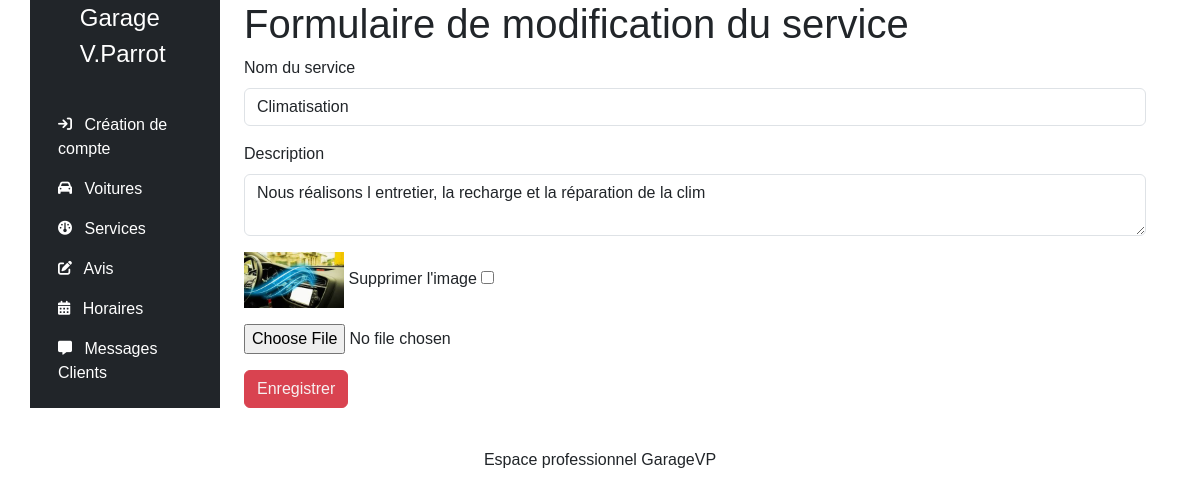
The page /admin/service.php?id=1 on the database its author committed.
### tables this page shows
CREATE TABLE services(
        service_id INT PRIMARY KEY AUTO_INCREMENT NOT NULL,
        service VARCHAR (30) NOT NULL,
        description VARCHAR (250) NOT NULL,
        image VARCHAR (250) NOT NULL
);

### lib/service.php (called while the page is built, shortened)
<?php
function getServiceById(PDO $pdo, int $id): array|bool
{
    $query =$pdo->prepare("SELECT * FROM services WHERE service_id=:id");
    $query->bindValue(":id", $id, PDO::PARAM_INT);
    $query->execute();
    return $query->fetch(PDO::FETCH_ASSOC);
}

### admin/service.php (the view, shortened to what this page needs)
<?php
require_once __DIR__ . "/../lib/pdo.php";
require_once __DIR__ . "/../lib/service.php";
require_once __DIR__ . "/templates/header.php";
$service = [
    'service' => '',
    'description' => '',
];
if (isset($_GET['id'])) {
    $service = getServiceById($pdo, $_GET['id']);
    $pageTitle = "Formulaire de modification du service";
} else {
    $pageTitle = "Formulaire ajout du service";
}
?>
<h1><?= $pageTitle; ?></h1>
<?php if ($service !== false) { ?>
    <form method="POST" enctype="multipart/form-data">
        <div class="mb-3">
            <label for="service" class="form-label">Nom du service</label>
            <input type="text" class="form-control" id="service" name="service" value="<?= $service['service']; ?>" required>
        </div>
        <div class="mb-3">
            <label for="description" class="form-label">Description</label>
            <textarea class="form-control" id="description" name="description" required><?= $service['description']; ?></textarea>
        </div>
        <?php if (isset($_GET['id']) && isset($service['image'])) { ?>
            <p>
                <img src="<?= _SERVICES_IMAGES_FOLDER_ . $service['image'] ?>" alt="<?= $service['service'] ?>" width="100">
                <label for="delete_image">Supprimer l'image</label>
                <input type="checkbox" name="delete_image" id="delete_image">
            </p>
        <?php } ?>
        <p>
            <input type="file" name="file" id="file">
        </p>
        <input type="submit" name="saveService" class="btn btn-primary" value="Enregistrer">
    </form>
<?php } ?>
<?php require_once __DIR__ . "/templates/footer.php"; ?>

### assets/css/styles.css (style rules this page uses)
:root { --primary: #D94350; --secondary: #D9777F; --success: #28a745; --danger: #dc3545; --warning: #fd7e14; --info: #17a2b8; --light: #f8f9fa; --dark: #1d1f20; --bs-nav-link-color: var(--primary); --bs-link-color: var(--primary); --bs-link-hover-color: var(--secondary); }
.btn-primary { --bs-btn-color: #f7f0f0; --bs-btn-bg: var(--primary); --bs-btn-border-color: var(--primary); --bs-btn-hover-color: #fff; --bs-btn-hover-bg: #ffc697; --bs-btn-hover-border-color: var(--secondary); --bs-btn-focus-shadow-rgb: 49,132,253; --bs-btn-active-color: #fff; --bs-btn-active-bg: #4e7277; --bs-btn-active-border-color: var(--secondary); --bs-btn-active-shadow: inset 0 3px 5px rgba(0, 0, 0, 0.125); --bs-btn-disabled-color: #fff; --bs-btn-disabled-bg: #4f4f4f; --bs-btn-disabled-border-color: #343434; }
body { font-family: 'Barlow Condensed', sans-serif; }
h1, h2 { font-family: 'Rajdhani', sans-serif; }

### rows shown on the page
services: service "Climatisation", description "Nous réalisons l entretier, la recharge et la réparation de la clim", image (picture)

### other values the page prints
$data['label'] "Création de compte"
$data['label'] "Voitures"
$data['label'] "Services"
$data['label'] "Avis"
$data['label'] "Horaires"
$data['label'] "Messages Clients"
$pageTitle "Formulaire de modification du service"
